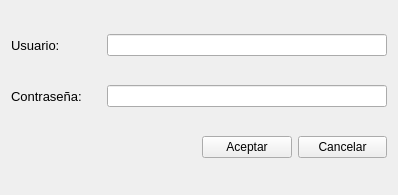
<?xml version="1.0" encoding="UTF-8"?>
<ui version="4.0">
 <class>Form</class>
 <widget class="QWidget" name="Form">
  <property name="geometry">
   <rect>
    <x>0</x>
    <y>0</y>
    <width>398</width>
    <height>195</height>
   </rect>
  </property>
  <property name="windowTitle">
   <string>Login</string>
  </property>
  <layout class="QGridLayout" name="gridLayout">
   <item row="0" column="0">
    <widget class="QLabel" name="label">
     <property name="font">
      <font>
       <pointsize>10</pointsize>
      </font>
     </property>
     <property name="text">
      <string>Usuario:</string>
     </property>
    </widget>
   </item>
   <item row="0" column="1" colspan="3">
    <widget class="QLineEdit" name="lineEdit"/>
   </item>
   <item row="1" column="0">
    <widget class="QLabel" name="label_2">
     <property name="font">
      <font>
       <pointsize>10</pointsize>
      </font>
     </property>
     <property name="text">
      <string>Contraseña:</string>
     </property>
    </widget>
   </item>
   <item row="1" column="1" colspan="3">
    <widget class="QLineEdit" name="lineEdit_2">
     <property name="font">
      <font>
       <pointsize>5</pointsize>
      </font>
     </property>
     <property name="echoMode">
      <enum>QLineEdit::Password</enum>
     </property>
    </widget>
   </item>
   <item row="2" column="3">
    <widget class="QPushButton" name="pushButton_2">
     <property name="text">
      <string>Cancelar</string>
     </property>
    </widget>
   </item>
   <item row="2" column="2">
    <widget class="QPushButton" name="pushButton">
     <property name="text">
      <string>Aceptar</string>
     </property>
    </widget>
   </item>
  </layout>
 </widget>
 <resources/>
 <connections/>
</ui>
